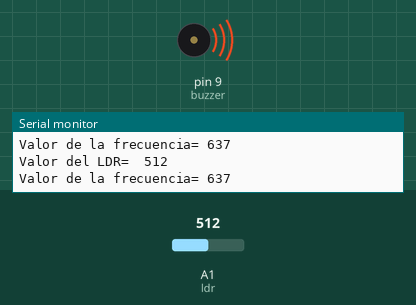
A sketch run on a simulated Arduino Uno, built with avr-gcc and run on an emulated ATmega328P. Parts: buzzer (waves = sounding), the last lines printed to the serial monitor. Inputs (shaded band) come from the test bench; at power-on: A1 (ldr) = 512.

Above: at 1.2 s.
1.3 s: A1 (ldr) set to 59
At 2.4 s:
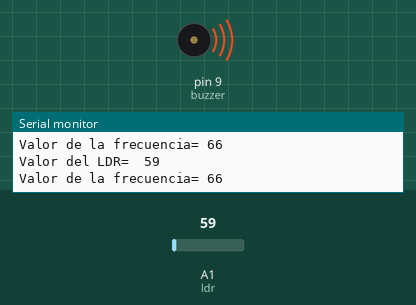
2.8 s: A1 (ldr) set to 50
At 3.4 s:
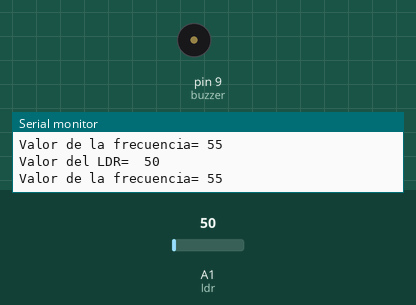
4.3 s: A1 (ldr) set to 70
At 5.6 s:
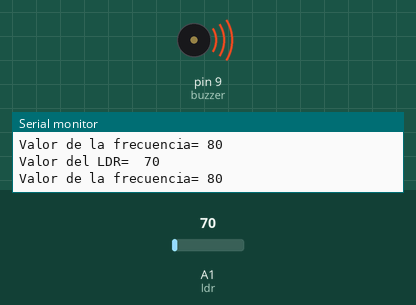
Timing chart, 0 to 7.3 s (numbered marks = the images above; inputs shaded):
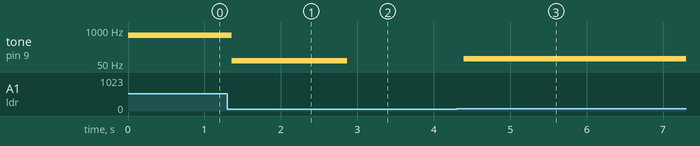

Measured:
- the behaviour switches between 54 and 53 on A1 (ldr) (found by bisection; images 1 and 2)
- after the input at 1.3 s, tone on pin 9 (buzzer): 637 Hz → 66 Hz after 0.06 s
- after the input at 2.8 s, tone on pin 9 (buzzer): 66 Hz → silent after 0.07 s
- after the input at 4.3 s, tone on pin 9 (buzzer): silent → 80 Hz after 0.10 s

The sketch:

s03_Theremin.ino
```cpp
const int ldr = A1;
const int buzzer = 9;
int valLDR;
int frecuencia;

void setup() {
  Serial.begin(9600);
  pinMode(ldr, INPUT);
  pinMode(buzzer, OUTPUT);
}


void loop() {

  valLDR = analogRead(ldr);
  frecuencia = abs(map(valLDR, 30, 800, 30, 1000));
  Serial.print("Valor del LDR=  ");
  Serial.println(valLDR);
  Serial.print("Valor de la frecuencia= ");
  Serial.println(frecuencia);

  if (frecuencia < 60) {
    noTone(buzzer);
  } else {
    tone(buzzer, frecuencia);
    delay(150);
  }

}
```
